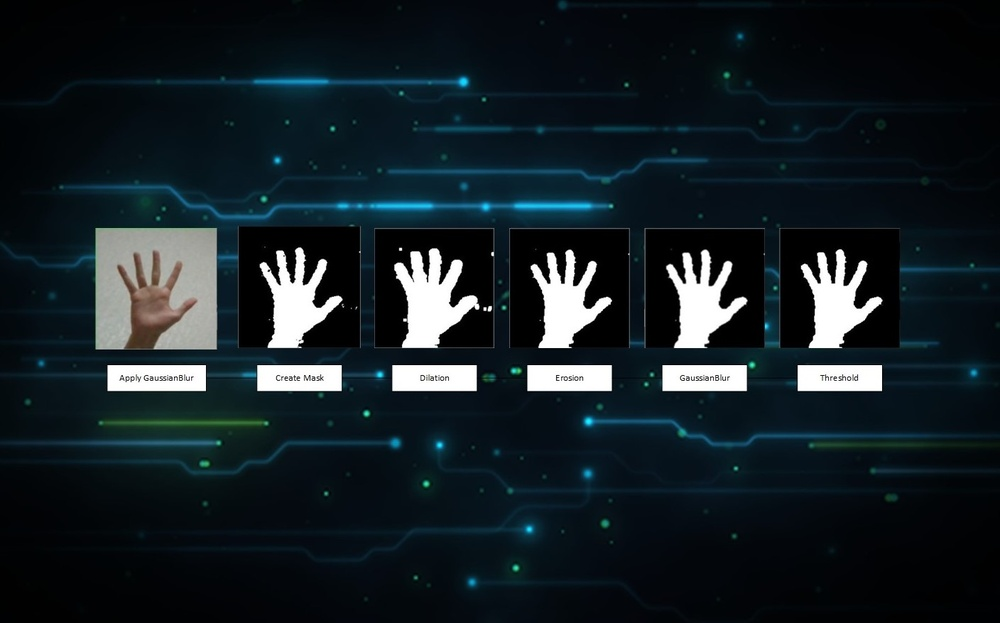
#> input picture pres/Filter-Algorithm.jpg, 1000 x 623 px, shrunk from 1408 x 877 before the run, given in place of the camera
$ python main.py
#> lines starting #> are read from the running program, lines starting #| are printed output that depends on the picture; after the words box and inside, x2 and y2 are one past the last pixel; in counts of white or black regions, pixels touching at a corner belong together
'''
ჯგუფის ნომერი: 4
პროექტის თემა: Hand Gesture Recognition using Python and OpenCV
ჯგუფის წევრები: ელენე კვარაცხელია, ანრი გიორგანაშვილი, ანა ონიანაშვილი, ანა ბერიშვილი
'''

import cv2  # გამოსახულების მისაღებად
import numpy as np # მატრიცული ინფორმაციის შენახვა დამუშავებისთვის
import math # მათემატიკური გამოთვლების საწარმოებლად


#   ვააქტიურებთ კამერას
capture = cv2.VideoCapture(0) # 0 არის კამერის იდენტიფიკატორი (თუ მეორე კამერაც გვაქვს 1-ანს ჩავწერთ)

# isOpened აბრუნებს Boolean-ს (გააქტიურებულია თუ არა კამერა)
while capture.isOpened():

    # თუ შემდეგი Frame არსებობს ret იქნება True (და არაფერში არ ვიყენებთ, უბრალოდ 2 პარამეტრს აბრუნებს read())
    # frame კი კადრია
    ret, frame = capture.read()
#> frame is the input picture: shape (623, 1000, 3); mean B, G, R 37.7, 32.3, 21.8

    #   ეკრანზე გამოსახულების რაღაც ნაწილში უნდა მივუთითოთ ადგილი სადაც ხელი უნდა შევიტანოთ
    #   კოორდ1, კოორდ2 მოპირისპირე კუთხეებია
    #   fraction - კოორდინატში შეყვანილ რიცხვში მძიმის მერე სიზუსტე (ჩვენ არ გვაქვს ათწილადი ამიტომ 0-ს ვწერთ)
    #                     კოორდ 1    კოორდ 2  ფერი (R,G,B) # fraction
    cv2.rectangle(frame, (100, 100), (300, 300), (0, 255, 0), 0)
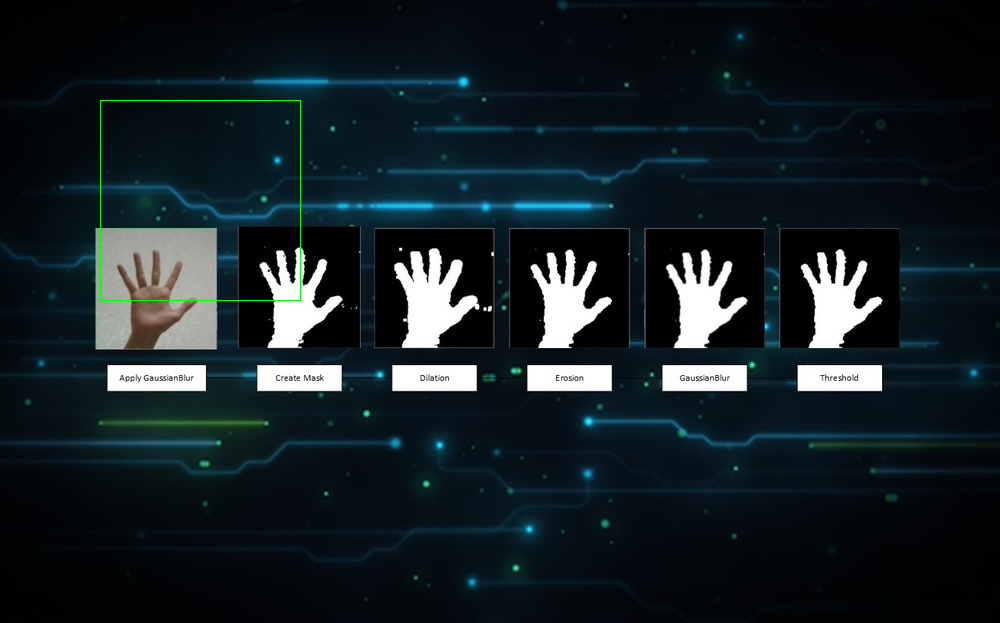
#> frame: shape (623, 1000, 3); 0.13% of pixels changed, all inside (x1, y1, x2, y2) = (100, 100, 301, 301)

    #   მიღებული კადრიდან ვჭრით მხოლოდ იმ ადგილს სადაც ხელი ფიქსირდება
    crop_image = frame[100:300, 100:300]

    #   ვაბუნდოვნებთ კადრს, რომ მარტივი დასამუშავებელი იყოს
    #                         source     x, y გაბუნდოვნების კოეფიციენტები
    blur = cv2.GaussianBlur(crop_image, (3, 3), 0)  # 0 = BORDER_CONSTANT BorderType რომელიც ჩარჩოში სვავს გამოსახულებას

    #   BLUE-GREEN-RED -> HUE-SATURATION-VALUE  Colorspace Convertion
    #   BGR/RGB ფერების მოდელთან შედარებით HSV-ში ფერების Range-ის განსაზღვრა უფრო მარტივია
    #   ამიტომ იყენებს OpenCV HSV-მოდელს კადრებში ობიექტების აღსაქმელად
    hsv = cv2.cvtColor(blur, cv2.COLOR_BGR2HSV)
#> hsv: shape (200, 200, 3); mean H, S, V 76.1, 147.8, 67.9

    #   ვქმნით მასკას (ანუ ვათეთრებთ იმ ობიექტს რომელიც გვჭირდება და დანარჩენს ვაშავებთ)
    #   ვუთითებთ კანის ფერის Range-ს   საწყისი  colorizer.org   საბოლოო
    mask2 = cv2.inRange(hsv, np.array([2, 0, 0]), np.array([20, 255, 255]))
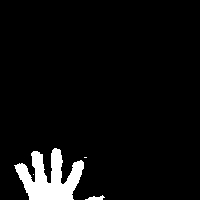
#> mask2: shape (200, 200); 5.1% white; 4 white regions (2 under 20 px), largest, box (x1, y1, x2, y2) and area: (14, 148, 84, 200) 1993, (85, 195, 105, 200) 56

    #   კერნელის ინიციალიზაცია მორფოლოგიური ტრანსფორმაციისთვის
    #   შეამჩნევდით რომ ვიყენებთ numpy-ს (np) რითიც ვქმნით 5x5 მატრიცას სადაც ყველა წევრი არის 1
    kernel = np.ones((5, 5))

    #   მასკის შექმნისას (მე-40 ხაზი) რა თქმა უნდა ხელის გარდა ფონზე სხვა რაღაცეებიც შეიძლება გათეთრდეს
    #   იმიტომ რომ კანის ფერის range-ში სხვა ობიექტების ფერიც შეიძლება იყოს
    #   ანუ გამოსახულებაში გვექნება "ხმაური" ( background noise )
    #   იმისთვის რომ მოვიშოროთ ეს "ხმაური" მორფოლოგიური ტრანსფორმაცია გვჭირდება
    #   გვაქვს მრავალი მორფ.ტრანსფორმაცია მაგ: ეროზია(გამოსახულებას გარედან ჭამს), Opening და სხვა
    #   https://docs.opencv.org/trunk/d9/d61/tutorial_py_morphological_ops.html
    #               ყველა გამოსახულებას გაასქელებს
    dilation = cv2.dilate(mask2, kernel, iterations=1)  # iterations - რამდენჯერ უნდა გადაატაროს ეფექტი
#> dilation: shape (200, 200); 7.2% white; 2 white regions, box (x1, y1, x2, y2) and area: (12, 146, 89, 200) 2763, (83, 193, 107, 200) 132
    #              და ეროზიისას ზედმეტი წერტილები დაიკარგება
    erosion = cv2.erode(dilation, kernel, iterations=1)
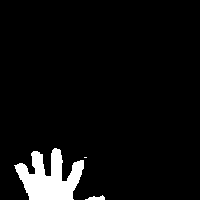
#> erosion: shape (200, 200); 5.4% white; 3 white regions (1 under 20 px), largest, box (x1, y1, x2, y2) and area: (14, 148, 84, 200) 2078, (85, 195, 105, 200) 60

    filtered = cv2.GaussianBlur(erosion, (3, 3), 0)

    #   https://docs.opencv.org/trunk/d7/d4d/tutorial_py_thresholding.html
    #   thresholding-ისას პიქსელის მნიშვნელობა თუ მეტია ზღვარზე მას გადაეწერება
    #   ახალი მნიშვნელობა (A) თუ ნაკლებია (B)
    #                           src    ზღვარი   A   B
    ret, thresh = cv2.threshold(filtered, 127, 255, 0)
#> thresh: shape (200, 200); 5.3% white; 3 white regions (1 under 20 px)

    #   გამოვიტანოთ დამუშავებული გამოსახულება
    cv2.imshow("Thresholded", thresh)

    #   გამოსახულებაში ვპოულობთ კონტურებს
    #   RETR_TREE პოულობს კონტურებს კონტურებში (შვილებს, შვილიშვილებს და ა.შ)
    #   CHAIN_APPROX_SIMPLE კი ამარტივებს კონტურებს (გადაბმის წერტილებს ნიშნავს მარტო)
    #                                        src
    contours, hierarchy = cv2.findContours(thresh, cv2.RETR_TREE, cv2.CHAIN_APPROX_SIMPLE)
#> contours = 3 contours, 1 with area under 20; largest, box (x1, y1, x2, y2) and area: (15, 148, 84, 200) 1926, (86, 195, 105, 200) 39

    try:
        # ვპოულობთ ყველაზე დიდი ფართობის მქონე კონტურს
        # (კადრში ყველაზე დიდი ობიექტი ჩვენი ხელია)
        contour = max(contours, key=lambda x: cv2.contourArea(x))
#> contour = contour of 115 points, box (x1, y1, x2, y2) (15, 148, 84, 200), area 1926

        #   ვქმნით ჩარჩოს რომელიც ხელის ობიექტს შემოეკვრება
        #   x, y - ზედა, მარცხენა წერტილის კოორდინატებია
        #   w - სიგანე, h - სიმაღლე
        x, y, w, h = cv2.boundingRect(contour)
#> x = 15; y = 148; w = 69; h = 52
        #   A და B ერთმანეთის საპირისპირო კუთხეებია
        #   0 - მძიმის მერე სიზუსტე
        #                           A           B        ჩარჩოს ფერი
        cv2.rectangle(crop_image, (x, y), (x + w, y + h), (0, 0, 255), 0)
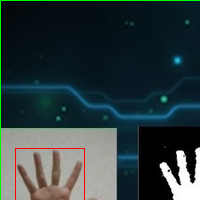
#> crop_image: shape (200, 200, 3); mean B, G, R 62.3, 60.4, 45.4

        #   ხელზე გარსშემორტყმული კონტურის მისაღებად ვიყენებთ convexHull-ს
        hull = cv2.convexHull(contour)
#> hull = contour of 11 points, box (x1, y1, x2, y2) (15, 148, 84, 200), area 2732

        #   ვხატავთ კონტურებს ხელის გარშემო

        #   ვქმნით ცარიელ სურათს (0-ებით გავსებულ მატრიცას)
        #                   200, 200, 3(RGB), არაუარყოფითი int 0-255
        drawing = np.zeros(crop_image.shape, np.uint8)
        #   drawing-ში ჩახატავს კონტურებს, მწვანეს და წითელს
        #   -1 ნიშნავს რომ ყველა კონტური დაიხატოს
        #   სისქე თუ >= 0-ზე კონტური იხაზება, თუ არადა შეავსებს ფიგურას
        #                                            BGR
        cv2.drawContours(drawing, [contour], -1, (0, 255, 0), 0) # სისქე
        cv2.drawContours(drawing, [hull], -1, (0, 0, 255), 0)
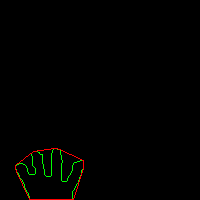
#> drawing: shape (200, 200, 3); mean of channels 0, 1, 2 0, 1.4, 1.2; drawn as B, G, R

        #   ვპოულობთ დეფექტებს (კუთხეებს)
        #   https://docs.opencv.org/3.0-beta/doc/py_tutorials/py_imgproc/py_contours/py_contours_more_functions/py_contours_more_functions.html
        hull = cv2.convexHull(contour, returnPoints=False)
#> hull = [114, 112, 84, 83, 66, 65, 43, 41, 40, 18, 0]

        #   აქ კი მივიღებთ array-ს სადაც თითო მნიშვნელობა გამოიყურება ასე:
        #   [ start point, end point, farthest point, approximate distance to farthest point ]
        defects = cv2.convexityDefects(contour, hull)
#> defects = [[0, 18, 5, 6951], [18, 40, 25, 4805], [41, 43, 42, 162], [43, 65, 55, 456], [66, 83, 68, 872], [84, 112, 103, 7127], [112, 114, 113, 162]]

	 # კოსინუსების თეორემის გამოყენებით ვითვლით კუთხეების დახრილობას (თითებს შორის)
        count_defects = 0
        for i in range(defects.shape[0]):
            s, e, f, d = defects[i, 0]
            start = tuple(contour[s][0])
            end = tuple(contour[e][0])
            far = tuple(contour[f][0])

            a = math.sqrt((end[0] - start[0]) ** 2 + (end[1] - start[1]) ** 2)
            b = math.sqrt((far[0] - start[0]) ** 2 + (far[1] - start[1]) ** 2)
            c = math.sqrt((end[0] - far[0]) ** 2 + (end[1] - far[1]) ** 2)
            angle = (math.acos((b ** 2 + c ** 2 - a ** 2) / (2 * b * c)) * 180) / 3.14

            # თუ კუთხე < 90-ზე კიდეზე ვსავთ წერტილს ვთვლით დეფექტში
            if angle <= 90:
                count_defects += 1
                cv2.circle(crop_image, far, 1, [0, 0, 255], -1)

            cv2.line(crop_image, start, end, [0, 255, 0], 2)
#> this loop made 7 passes
#> (s, e, f, d, start, end, far, a) on passes 1 to 7: (0, 18, 5, 6951, (54, 148), (33, 151), (50, 176), 21.21), (18, 40, 25, 4805, (33, 151), (15, 165), (34, 174), 22.8), (41, 43, 42, 162, (15, 168), (16, 171), (16, 169), 3.16), (43, 65, 55, 456, (16, 171), (29, 199), (24, 184), 30.87), (66, 83, 68, 872, (73, 199), (83, 168), (72, 191), 32.57), (84, 112, 103, 7127, (83, 160), (59, 149), (62, 181), 26.4), (112, 114, 113, 162, (59, 149), (56, 148), (57, 149), 3.16)
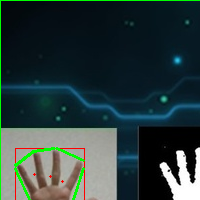
#> crop_image: shape (200, 200, 3); 1.06% of pixels changed, all inside (x1, y1, x2, y2) = (14, 147, 85, 200)
#> after the loop, count_defects = 3

            # დავბეჭდავთ თითების რაოდენობას
        if count_defects == 0:
            cv2.putText(frame, "ONE", (50, 50), cv2.FONT_HERSHEY_TRIPLEX, 2,(255,255,255),2)
        elif count_defects == 1:
            cv2.putText(frame, "TWO", (50, 50), cv2.FONT_HERSHEY_TRIPLEX, 2,(255,255,255), 2)
        elif count_defects == 2:
            cv2.putText(frame, "THREE", (5, 50), cv2.FONT_HERSHEY_TRIPLEX, 2,(255,255,255), 2)
        elif count_defects == 3:
            cv2.putText(frame, "FOUR", (50, 50), cv2.FONT_HERSHEY_TRIPLEX, 2,(255,255,255), 2)
        elif count_defects == 4:
            cv2.putText(frame, "FIVE", (50, 50), cv2.FONT_HERSHEY_TRIPLEX, 2,(255,255,255), 2)
        else:
            pass
    except:
        pass
    #   გამოსახულებები გამოგვაქვს ფანჯრებში
    cv2.imshow("Gesture", frame)
    #   ორი გამოსახულება გვერდიგვერდ ერთ ფანჯარაში
    all_image = np.hstack((drawing, crop_image))
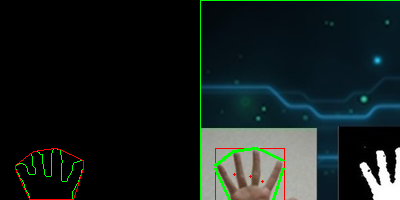
#> all_image: shape (200, 400, 3); mean of channels 0, 1, 2 30.4, 31.4, 22.4; drawn as B, G, R
    cv2.imshow('Contours', all_image)

    #   თუ დავაწვებით q-ს დაიხუროს პროგრამა
    if cv2.waitKey(1) == ord('q'):
#> (key q is pressed here)
        capture.release()
        cv2.destroyAllWindows()
